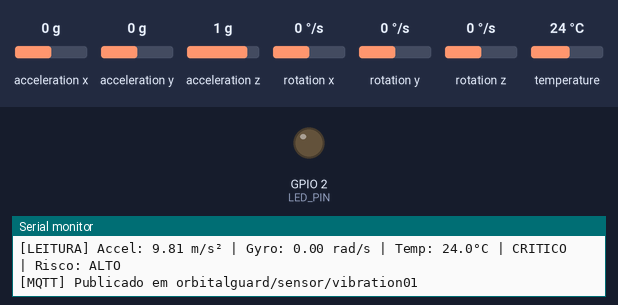
The sketch below on a simulated ESP32. On the bench: output pins drawn as LEDs (lit = HIGH), the last lines printed to the serial monitor. The test bench sets the inputs (shaded band); at power-on: acceleration z 1 g, acceleration x 0 g, acceleration y 0 g, rotation x 0 °/s, rotation y 0 °/s, rotation z 0 °/s, temperature 24 °C. WiFi joins after 1.5 s; servers stay silent unless stated; no MQTT or app messages arrive unless stated.

Above: at 3.9 s.
4.0 s: acceleration z set to 0.3 g
8.8 s: acceleration z set to 0 g
At 9.15 s:
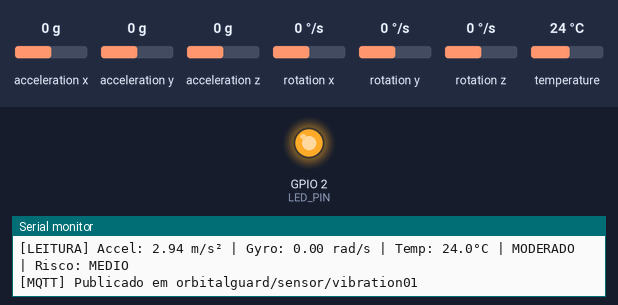
14.2 s: acceleration x set to -0.3 g
At 15.9 s:
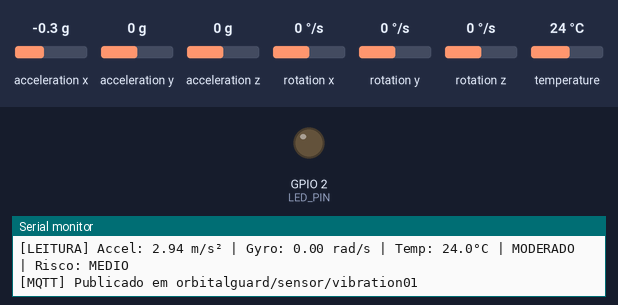
Timing chart, 0 to 24.4 s (numbered marks = the images above; inputs shaded):
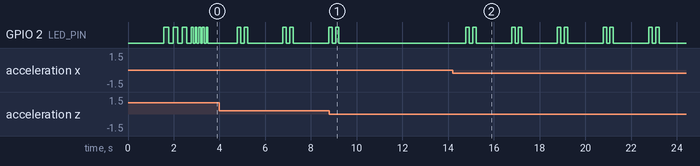

Measured:
- the behaviour switches between 0.2 and 0.1 g on acceleration z (found by bisection; images 0 and 1)
- the behaviour switches between -0.1 and -0.2 g on acceleration x (found by bisection; images 1 and 2)
- after the input at 8.8 s, GPIO 2 (LED_PIN): goes on until 9.2 s, then stays LOW
- after the input at 14.2 s, GPIO 2 (LED_PIN): LOW → HIGH after 0.58 s, then repeats every 2.0 s: LOW 0.15 s, HIGH 0.15 s, LOW 1.5 s, HIGH 0.15 s

The sketch:

sensor_orbital.ino
```cpp
/*
  OrbitalGuard — Sensor de Vibração Orbital
  Hardware: ESP32 DevKit V1 + MPU6050 (acelerômetro/giroscópio)
  Função: Detecta padrões de vibração simulando impacto de microdetritos
          em estruturas de satélites ou estações espaciais.
  Protocolo: MQTT via HiveMQ (broker público)
  Tópico: orbitalguard/sensor/vibration01

  Dependências (Arduino IDE):
    - Adafruit MPU6050 (by Adafruit)
    - Adafruit Unified Sensor (by Adafruit)
    - ArduinoJson (by Benoit Blanchon)
    - PubSubClient (by Nick O'Leary)
    - Wire.h (nativa)

  Pinagem:
    MPU6050 SDA → GPIO 21
    MPU6050 SCL → GPIO 22
    LED Alerta  → GPIO 2 (LED embutido)
*/

#include <Wire.h>
#include <Adafruit_MPU6050.h>
#include <Adafruit_Sensor.h>
#include <ArduinoJson.h>
#include <WiFi.h>
#include <PubSubClient.h>

// ─── Configurações WiFi e MQTT ──────────────────────────────────────────────
const char* SSID         = "SUA_REDE_WIFI";
const char* WIFI_PASS    = "SUA_SENHA_WIFI";
const char* MQTT_SERVER  = "broker.hivemq.com";
const int   MQTT_PORT    = 1883;
const char* MQTT_TOPIC   = "orbitalguard/sensor/vibration01";
const char* CLIENT_ID    = "OrbitalGuard-ESP32-001";

// ─── Thresholds de detecção ─────────────────────────────────────────────────
const float ACCEL_LIMITE_ALTO   = 3.5;   // m/s² — impacto severo
const float ACCEL_LIMITE_MEDIO  = 1.8;   // m/s² — vibração moderada
const float GYRO_LIMITE         = 0.8;   // rad/s — rotação anômala
const int   INTERVALO_MS        = 2000;  // Leitura a cada 2 segundos
const int   LED_PIN             = 2;     // LED embutido

// ─── Objetos ────────────────────────────────────────────────────────────────
Adafruit_MPU6050 mpu;
WiFiClient       espClient;
PubSubClient     mqttClient(espClient);

// ─── Variáveis de estado ─────────────────────────────────────────────────────
unsigned long ultimaLeitura  = 0;
int           contImpactos   = 0;
float         accelMaxSessao = 0.0;


// ════════════════════════════════════════════════════════════════════════════
//  Funções auxiliares
// ════════════════════════════════════════════════════════════════════════════

float calcularMagnitude(float ax, float ay, float az) {
  return sqrt(ax * ax + ay * ay + az * az);
}

String classificarImpacto(float magnitude, float gyroMag) {
  if (magnitude > ACCEL_LIMITE_ALTO || gyroMag > GYRO_LIMITE) {
    return "CRITICO";
  } else if (magnitude > ACCEL_LIMITE_MEDIO) {
    return "MODERADO";
  }
  return "NORMAL";
}

String nivelRisco(String classificacao) {
  if (classificacao == "CRITICO")  return "ALTO";
  if (classificacao == "MODERADO") return "MEDIO";
  return "BAIXO";
}

void piscarLED(int vezes, int ms) {
  for (int i = 0; i < vezes; i++) {
    digitalWrite(LED_PIN, HIGH);
    delay(ms);
    digitalWrite(LED_PIN, LOW);
    delay(ms);
  }
}

// ════════════════════════════════════════════════════════════════════════════
//  Conexões WiFi e MQTT
// ════════════════════════════════════════════════════════════════════════════

void conectarWiFi() {
  Serial.print("[WiFi] Conectando a ");
  Serial.print(SSID);
  WiFi.begin(SSID, WIFI_PASS);
  while (WiFi.status() != WL_CONNECTED) {
    delay(500);
    Serial.print(".");
  }
  Serial.println();
  Serial.print("[WiFi] Conectado! IP: ");
  Serial.println(WiFi.localIP());
}

void conectarMQTT() {
  while (!mqttClient.connected()) {
    Serial.print("[MQTT] Conectando ao broker...");
    if (mqttClient.connect(CLIENT_ID)) {
      Serial.println(" OK");
      mqttClient.publish("orbitalguard/status", "{\"status\":\"online\",\"sensor\":\"MPU6050\"}");
    } else {
      Serial.print(" Falha, rc=");
      Serial.print(mqttClient.state());
      Serial.println(" | Tentando novamente em 3s...");
      delay(3000);
    }
  }
}

// ════════════════════════════════════════════════════════════════════════════
//  Setup
// ════════════════════════════════════════════════════════════════════════════

void setup() {
  Serial.begin(115200);
  pinMode(LED_PIN, OUTPUT);

  Serial.println("========================================");
  Serial.println("  OrbitalGuard — Sensor de Vibração");
  Serial.println("  ESP32 + MPU6050 | Sistema Orbital");
  Serial.println("========================================");

  // Inicializar MPU6050
  Wire.begin();
  if (!mpu.begin()) {
    Serial.println("[ERRO] MPU6050 não encontrado. Verifique a fiação (SDA=21, SCL=22).");
    while (1) {
      piscarLED(3, 100);
      delay(1000);
    }
  }
  Serial.println("[MPU6050] Sensor inicializado com sucesso!");

  // Configurar faixas do sensor
  mpu.setAccelerometerRange(MPU6050_RANGE_8_G);
  mpu.setGyroRange(MPU6050_RANGE_500_DEG);
  mpu.setFilterBandwidth(MPU6050_BAND_21_HZ);
  Serial.println("[MPU6050] Range: ±8g | Gyro: ±500°/s | Filtro: 21Hz");

  conectarWiFi();
  mqttClient.setServer(MQTT_SERVER, MQTT_PORT);
  conectarMQTT();

  piscarLED(3, 200);
  Serial.println("[OK] Sistema pronto. Monitorando detritos orbitais...\n");
}

// ════════════════════════════════════════════════════════════════════════════
//  Loop principal
// ════════════════════════════════════════════════════════════════════════════

void loop() {
  if (!mqttClient.connected()) conectarMQTT();
  mqttClient.loop();

  unsigned long agora = millis();
  if (agora - ultimaLeitura < INTERVALO_MS) return;
  ultimaLeitura = agora;

  // ── Leitura do MPU6050 ─────────────────────────────────────────────────
  sensors_event_t accel, gyro, temp;
  mpu.getEvent(&accel, &gyro, &temp);

  float ax = accel.acceleration.x;
  float ay = accel.acceleration.y;
  float az = accel.acceleration.z;
  float gx = gyro.gyro.x;
  float gy = gyro.gyro.y;
  float gz = gyro.gyro.z;

  float accelMag = calcularMagnitude(ax, ay, az);
  float gyroMag  = calcularMagnitude(gx, gy, gz);
  float tempC    = temp.temperature;

  String classificacao = classificarImpacto(accelMag, gyroMag);
  String risco         = nivelRisco(classificacao);

  if (classificacao != "NORMAL") contImpactos++;
  if (accelMag > accelMaxSessao) accelMaxSessao = accelMag;

  // ── Feedback visual ────────────────────────────────────────────────────
  if (classificacao == "CRITICO")       piscarLED(5, 80);
  else if (classificacao == "MODERADO") piscarLED(2, 150);
  else                                  digitalWrite(LED_PIN, LOW);

  // ── Log serial ─────────────────────────────────────────────────────────
  Serial.printf("[LEITURA] Accel: %.2f m/s² | Gyro: %.2f rad/s | Temp: %.1f°C | %s | Risco: %s\n",
                accelMag, gyroMag, tempC, classificacao.c_str(), risco.c_str());

  // ── Payload MQTT ───────────────────────────────────────────────────────
  StaticJsonDocument<384> doc;
  doc["sensor_id"]          = CLIENT_ID;
  doc["timestamp_ms"]       = agora;
  doc["accel_x_ms2"]        = round(ax * 100) / 100.0;
  doc["accel_y_ms2"]        = round(ay * 100) / 100.0;
  doc["accel_z_ms2"]        = round(az * 100) / 100.0;
  doc["accel_magnitude"]    = round(accelMag * 1000) / 1000.0;
  doc["gyro_magnitude"]     = round(gyroMag * 1000) / 1000.0;
  doc["temperatura_c"]      = round(tempC * 10) / 10.0;
  doc["classificacao"]      = classificacao;
  doc["nivel_risco"]        = risco;
  doc["impactos_sessao"]    = contImpactos;
  doc["accel_max_sessao"]   = round(accelMaxSessao * 1000) / 1000.0;
  doc["uptime_s"]           = agora / 1000;

  char payload[512];
  serializeJson(doc, payload);
  mqttClient.publish(MQTT_TOPIC, payload);

  Serial.printf("[MQTT] Publicado em %s\n", MQTT_TOPIC);
}
```
